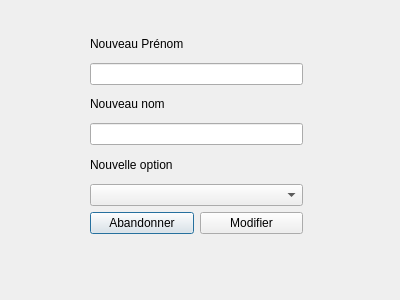
<?xml version="1.0" encoding="UTF-8"?>
<ui version="4.0">
 <class>DialogEditEtudiant</class>
 <widget class="QDialog" name="DialogEditEtudiant">
  <property name="geometry">
   <rect>
    <x>0</x>
    <y>0</y>
    <width>400</width>
    <height>300</height>
   </rect>
  </property>
  <property name="windowTitle">
   <string>Modifier</string>
  </property>
  <widget class="QWidget" name="">
   <property name="geometry">
    <rect>
     <x>90</x>
     <y>30</y>
     <width>213</width>
     <height>236</height>
    </rect>
   </property>
   <layout class="QGridLayout" name="gridLayout">
    <item row="6" column="0">
     <widget class="QPushButton" name="pushButtonCancel">
      <property name="text">
       <string>Abandonner</string>
      </property>
     </widget>
    </item>
    <item row="6" column="1">
     <widget class="QPushButton" name="pushButtonEdit">
      <property name="text">
       <string>Modifier</string>
      </property>
     </widget>
    </item>
    <item row="5" column="0" colspan="2">
     <widget class="QComboBox" name="comboBoxOption"/>
    </item>
    <item row="4" column="0" colspan="2">
     <widget class="QLabel" name="labelOption">
      <property name="text">
       <string>Nouvelle option</string>
      </property>
     </widget>
    </item>
    <item row="1" column="0" colspan="2">
     <widget class="QLineEdit" name="lineEditPrenom"/>
    </item>
    <item row="3" column="0" colspan="2">
     <widget class="QLineEdit" name="lineEditNom"/>
    </item>
    <item row="0" column="0" colspan="2">
     <widget class="QLabel" name="labelPrenom">
      <property name="text">
       <string>Nouveau Prénom</string>
      </property>
     </widget>
    </item>
    <item row="2" column="0" colspan="2">
     <widget class="QLabel" name="labelNom">
      <property name="text">
       <string>Nouveau nom</string>
      </property>
     </widget>
    </item>
    <item row="7" column="0" colspan="2">
     <widget class="QLabel" name="labelErrorMessage">
      <property name="text">
       <string/>
      </property>
     </widget>
    </item>
   </layout>
  </widget>
 </widget>
 <resources/>
 <connections/>
</ui>
